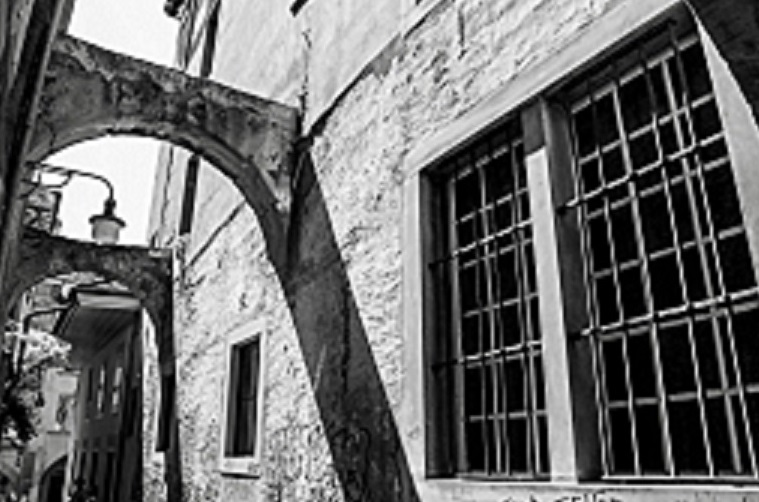
#> input picture 02-配套案例/03-机器视觉基础应用实训案例/07-图像边缘检测基础实训/03-canny/wall.jpg, 759 x 502 px
$ python 'Canny边缘检测.py'
#> lines starting #> are read from the running program, lines starting #| are printed output that depends on the picture
#!/usr/bin/env python3
# -*- coding: utf-8 -*-
"""
使用函数cv2.Canny()来进行边缘检测
函数原型：
    Canny(image, threshold1, threshold2[, edges[, apertureSize[, L2gradient]]]) -> edges
    参数解析：
        threshold1:下阈值，低于下阈值的边界将被抛弃
        threshold2:上阈值，高于上阈值的将视为真边界，位于上下阈值之间的将被保留
more help use help(cv2.Canny)
"""
import cv2 as cv

img = cv.imread('./wall.jpg',0)
#> img: shape (502, 759); min 0, max 255, mean 107.5

def nothing(x):
    pass

cv.namedWindow('Canny')
cv.createTrackbar('threshold1', 'Canny', 0, 255, nothing)
cv.createTrackbar('threshold2', 'Canny', 0, 255, nothing)

while True:
    threshold1 = cv.getTrackbarPos('threshold1', 'Canny')
    threshold2 = cv.getTrackbarPos('threshold2', 'Canny')
    edges = cv.Canny(img, threshold1, threshold2)
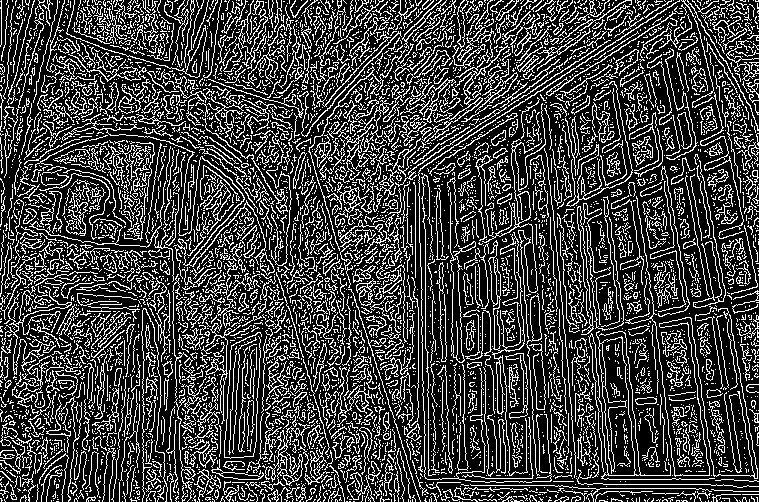
#> edges: shape (502, 759); 25.4% white in thin lines or dots
    cv.imshow('Canny', edges)
    k = cv.waitKey(25) & 0xFF
#> (key Esc is pressed here)
    if chr(k) == 'q':
        break

cv.destroyAllWindows()
